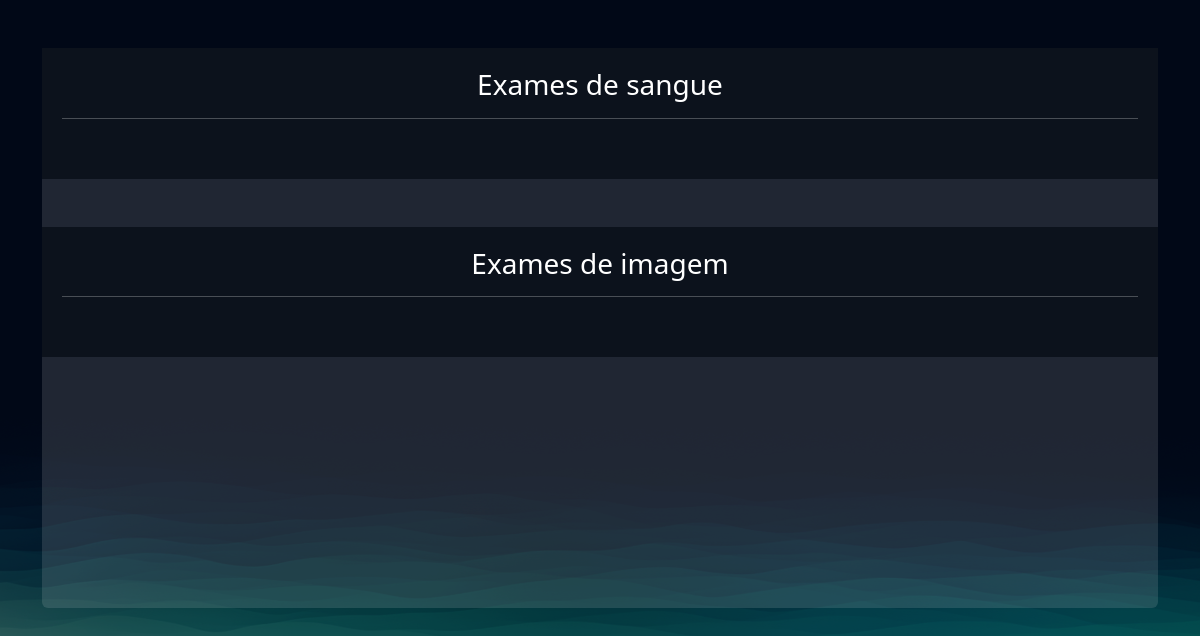
The page /exames/gerenciar_exames/ (signed in) on the database as committed earlier.
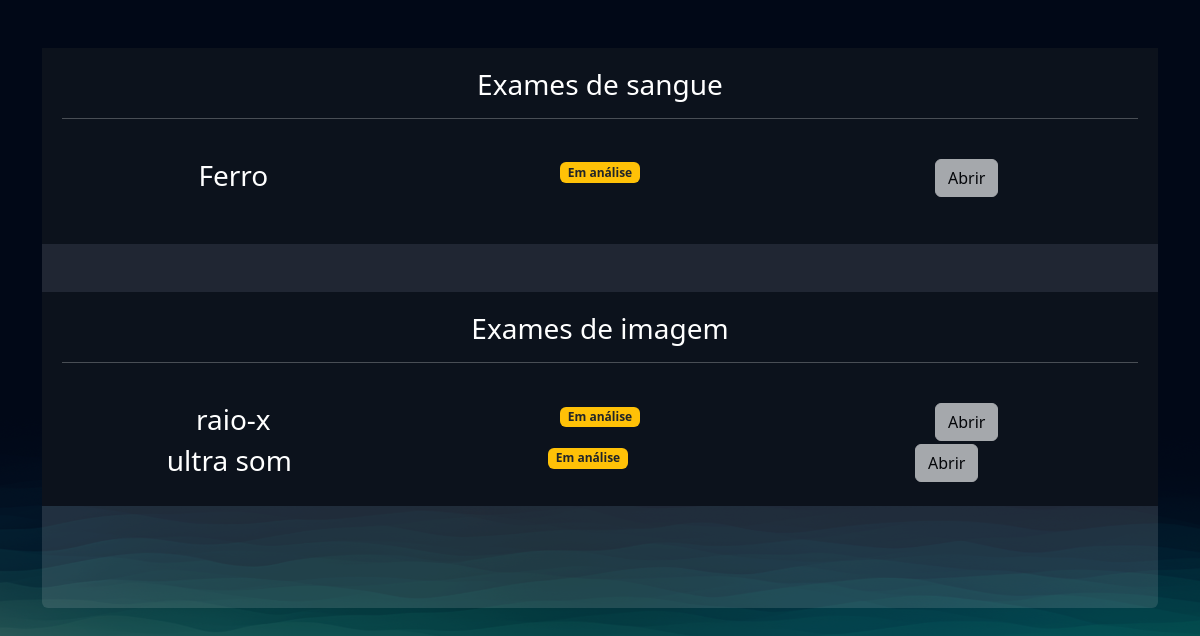
The same page on the database as committed later.
### exames/models.py (models this page shows, shortened)
class SolicitacaoExame(models.Model):
    choice_status = (
        ('E', 'Em análise'),
        ('F', 'Finalizado')
    )
    usuario = models.ForeignKey(User, on_delete=models.DO_NOTHING)
    exame = models.ForeignKey(TiposExames, on_delete=models.DO_NOTHING)
    status = models.CharField(max_length=2, choices=choice_status)
    resultado = models.FileField(upload_to="resultados", null=True, blank=True)
    requer_senha = models.BooleanField(default=False)
    senha = models.CharField(max_length=6, null=True, blank=True)
    def badge_template(self):
        if self.status == 'E':
            classes_css = 'bg-warning text-dark'
            texto = "Em análise"
        elif self.status == 'F':
            classes_css = 'bg-success'
            texto = "Finalizado"
        return mark_safe(f"<span class='badge bg-primary {classes_css}'>{texto}</span>")

class TiposExames(models.Model):
    tipo_choices = (
        ('I', 'Exame de imagem'),
        ('S', 'Exame de Sangue')
    )
    nome = models.CharField(max_length=50)
    tipo = models.CharField(max_length=2, choices=tipo_choices)
    preco = models.FloatField()
    disponivel = models.BooleanField(default=True)
    horario_inicial = models.IntegerField()
    horario_final = models.IntegerField()

### exames/views.py (the view)
# urls.py: path('gerenciar_exames/', views.gerenciar_exames, name="gerenciar_exames"),
@login_required
def gerenciar_exames(request):
    exames = SolicitacaoExame.objects.filter(usuario=request.user)
    return render(request, 'gerenciar_exames.html', {'exames': exames})

### exames/templates/gerenciar_exames.html (shortened to what this page needs)
{% extends "bases/base.html" %}
{% load static %}
{% block 'head' %}
<link href="{% static 'exames/css/css.css' %}" rel="stylesheet">
<link href="{% static 'exames/css/gerenciar_pedidos.css' %}" rel="stylesheet">
<link href="{% static 'exames/css/gerenciar_exames.css' %}" rel="stylesheet">
{% endblock 'head' %}
{% block 'conteudo' %}
<br>
<br>
<div class="container">
    <div class="card card-view">
        <div class="sub-card">
            <h3>Exames de sangue</h3>
            <hr>
            <br>
            {% for exame in exames %}
            {% if exame.exame.tipo == 'S'%}
            <div class="row">
                <div class="col-md">
                    <h3>{{exame.exame.nome}}</h3>
                </div>
                <div class="col-md">{{exame.badge_template}}</div>
                <div class="col-md">
                    {% if exame.status == 'F' %}
                    <a href="{% url " permitir_abrir_exame" exame.id %}" class="btn btn-light">Abrir</a>
                    {% else %}
                    <a href="#" class="btn btn-light disabled">Abrir</a>
                    {% endif %}
                </div>
            </div>
            <br>
            {% endif %}
            {% endfor %}
        </div>
        <br>
        <br>
        <div class="sub-card">
            <h3>Exames de imagem</h3>
            <hr>
            <br>
            {% for exame in exames %}
            {% if exame.exame.tipo == 'I'%}
            <div class="row">
                <div class="col-md">
                    <h3>{{exame.exame.nome}}</h3>
                </div>
                <div class="col-md">{{exame.badge_template}}</div>
                <div class="col-md">
                    {% if exame.status == 'F' %}
                    <a href="{% url "permitir_abrir_exame" exame.id %}" class="btn btn-light">Abrir</a>
                    {% else %}
                    <a href="#" class="btn btn-light disabled">Abrir</a>
                    {% endif %}
                </div>
                <br>
                {% endif %}
                {% endfor %}
            </div>
        </div>
    </div>
    {% endblock 'conteudo' %}

### templates/bases/base.html (shortened to what this page needs)
{% load static %}
<!doctype html>
<html lang="pt-BR">
<head>
    <link href="https://cdn.jsdelivr.net/npm/bootstrap@5.3.1/dist/css/bootstrap.min.css" rel="stylesheet">
    <link href="{% static 'geral/css/base.css' %}" rel="stylesheet">
    {% block 'head' %}{% endblock %}
</head>
<body>
    {% block 'conteudo' %}{% endblock %}
</body>
</html>

### templates/static/geral/css/base.css (style rules this page uses)
:root { --main-color: #151C34; --dark-color: #0C121C; --light-color: #6DE6EE; --contrast-color: #f4c96b; --differential-color: #066668; }
* { color: white }

### templates/static/exames/css/css.css (style rules this page uses)
body { background-image: url('/static/geral/img/bg2.png'); background-size: cover; }
.card { background-color: rgba(217, 217, 217, .14); color: white; padding: 15px; }

### templates/static/exames/css/gerenciar_pedidos.css (style rules this page uses)
.card-view { text-align: center; padding: 0; border: none; height: 70vh; }

### templates/static/exames/css/gerenciar_exames.css (style rules this page uses)
.sub-card { background-color: var(--dark-color); padding: 20px; }

Rows that differ between the two databases and show on the page:
added SolicitacaoExame: exame.nome "Ferro", badge_template "Em análise", shows "Abrir", shown under "Exames de sangue"
added SolicitacaoExame: exame.nome "raio-x", badge_template "Em análise", shows "Abrir", shown under "Exames de imagem"
added SolicitacaoExame: exame.nome "ultra som", badge_template "Em análise", shows "Abrir", shown under "Exames de imagem"
